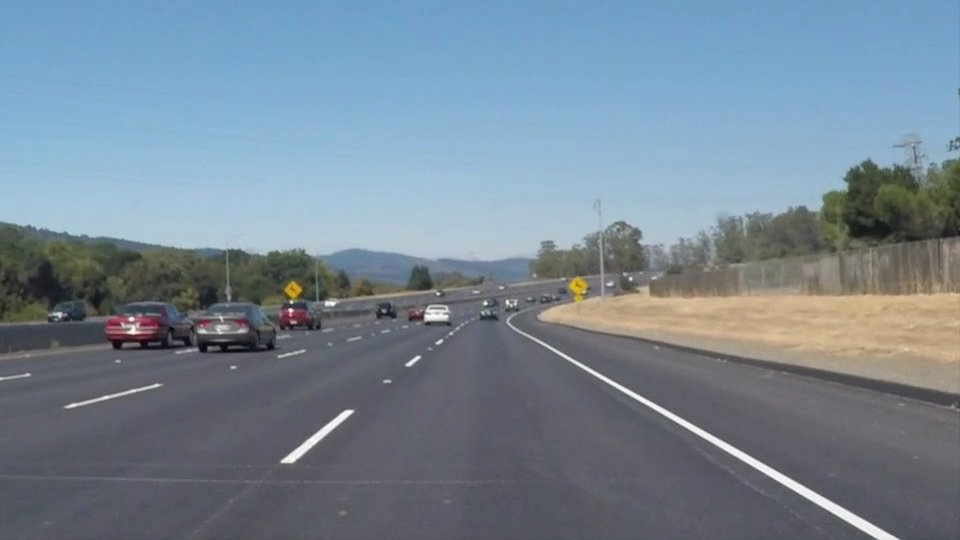
#> input picture test_images/solidWhiteCurve.jpg, 960 x 540 px; its folder holds only this picture in this run
$ python -i main.py   (imports and definitions only)
#> lines starting #> are read from the running program, lines starting #| are printed output that depends on the picture; after the words box and inside, x2 and y2 are one past the last pixel; in counts of white or black regions, pixels touching at a corner belong together
import matplotlib.pyplot as plt
import matplotlib.image as mpimg
import numpy as np
import cv2
import os

# Import everything needed to edit/save/watch video clips
from moviepy.editor import VideoFileClip
#from IPython.display import HTML


'''
Helper Functions
'''


import math

def grayscale(img):
    """Applies the Grayscale transform
    This will return an image with only one color channel
    but NOTE: to see the returned image as grayscale
    (assuming your grayscaled image is called 'gray')
    you should call plt.imshow(gray, cmap='gray')"""
    return cv2.cvtColor(img, cv2.COLOR_RGB2GRAY)
    # Or use BGR2GRAY if you read an image with cv2.imread()
    # return cv2.cvtColor(img, cv2.COLOR_BGR2GRAY)

def canny(img, low_threshold, high_threshold):
    """Applies the Canny transform"""
    return cv2.Canny(img, low_threshold, high_threshold)

def gaussian_blur(img, kernel_size):
    """Applies a Gaussian Noise kernel"""
    return cv2.GaussianBlur(img, (kernel_size, kernel_size), 0)

def region_of_interest(img, vertices):
    """
    Applies an image mask.

    Only keeps the region of the image defined by the polygon
    formed from `vertices`. The rest of the image is set to black.
    `vertices` should be a numpy array of integer points.
    """
    #defining a blank mask to start with
    mask = np.zeros_like(img)

    #defining a 3 channel or 1 channel color to fill the mask with depending on the input image
    if len(img.shape) > 2:
        channel_count = img.shape[2]  # i.e. 3 or 4 depending on your image
        ignore_mask_color = (255,) * channel_count
    else:
        ignore_mask_color = 255

    #filling pixels inside the polygon defined by "vertices" with the fill color
    cv2.fillPoly(mask, vertices, ignore_mask_color)

    #returning the image only where mask pixels are nonzero
    masked_image = cv2.bitwise_and(img, mask)
    return masked_image


def draw_lines(img, lines, color=[255, 0, 0], thickness=2):
    """
    NOTE: this is the function you might want to use as a starting point once you want to
    average/extrapolate the line segments you detect to map out the full
    extent of the lane (going from the result shown in raw-lines-example.mp4
    to that shown in P1_example.mp4).

    Think about things like separating line segments by their
    slope ((y2-y1)/(x2-x1)) to decide which segments are part of the left
    line vs. the right line.  Then, you can average the position of each of
    the lines and extrapolate to the top and bottom of the lane.

    This function draws `lines` with `color` and `thickness`.
    Lines are drawn on the image inplace (mutates the image).
    If you want to make the lines semi-transparent, think about combining
    this function with the weighted_img() function below
    """
    for line in lines:
        for x1,y1,x2,y2 in line:
            cv2.line(img, (x1, y1), (x2, y2), color, thickness)

def hough_lines(img, rho, theta, threshold, min_line_len, max_line_gap):
    """
    `img` should be the output of a Canny transform.

    Returns an image with hough lines drawn.
    """
    lines = cv2.HoughLinesP(img, rho, theta, threshold, np.array([]), minLineLength=min_line_len, maxLineGap=max_line_gap)
    line_img = np.zeros((img.shape[0], img.shape[1], 3), dtype=np.uint8)
    draw_lines(line_img, lines)
    return line_img

# Python 3 has support for cool math symbols.

def weighted_img(img, initial_img, α=0.8, β=1., γ=0.):
    """
    `img` is the output of the hough_lines(), An image with lines drawn on it.
    Should be a blank image (all black) with lines drawn on it.

    `initial_img` should be the image before any processing.

    The result image is computed as follows:

    initial_img * α + img * β + γ
    NOTE: initial_img and img must be the same shape!
    """
    return cv2.addWeighted(initial_img, α, img, β, γ)


def process_image(image):
    # NOTE: The output you return should be a color image (3 channel) for processing video below
    # TODO: put your pipeline here,
    # you should return the final output (image where lines are drawn on lanes)

    #printing out some stats and plotting
    #print('This image is:', type(image), 'with dimensions:', image.shape)

    #plt.imshow(image)  # if you wanted to show a single color channel image called 'gray', for example, call as plt.imshow(gray, cmap='gray')
    #plt.show()


    # grayscale
    grayed_image = grayscale(image)
    #plt.imshow(grayed_image,cmap='gray')
    #plt.show()

    # gaussian blur
    kernel_size = 5
    blur_image = gaussian_blur(grayed_image, kernel_size)
    #plt.imshow(blur_image,cmap='gray')
    #plt.show()

    # canny
    low_threshold = 50
    high_threshold = 150
    canny_image = canny(blur_image, low_threshold, high_threshold)
    #plt.imshow(canny_image,cmap='gray')
    #plt.show()

    # mask / region of interest

    mask = np.zeros_like(canny_image)
    ignore_mask_color = 255

    # define a four sided polygon to mask
    imshape = image.shape
    vertices = np.array([[(120,imshape[0]),(440, 326), (530, 326), (920,imshape[0])]], dtype=np.int32)
    masked_edges = region_of_interest(canny_image, vertices)

    # [16 lines of commented-out code are left out]
    rho = 2 # distance resolution in pixels of the Hough grid
    theta = np.pi/180 # angular resolution in radians of the Hough grid
    threshold = 15     # minimum number of votes (intersections in Hough grid cell)
    min_line_len = 10 #minimum number of pixels making up a line
    max_line_gap = 10    # maximum gap in pixels between connectable line segments

    lines_image = hough_lines(masked_edges, rho, theta, threshold, min_line_len, max_line_gap) # masked_edges
    #plt.imshow(lines_image,cmap='gray')
    #plt.show()

    #color_edges = draw_lines(line_image, lines)
    w_image = weighted_img(lines_image, image)
    #plt.imshow(w_image)
    #plt.show()
    #print(STOP)

    return w_image #result


# [35 lines not run here, left out]


##

>>> import cv2
>>> picture = cv2.cvtColor(cv2.imread('test_images/solidWhiteCurve.jpg'), cv2.COLOR_BGR2RGB)
>>> result = process_image(picture)
#> in grayscale, `return cv2.cvtColor(img, cv2.COLOR_RGB2GRAY)`:
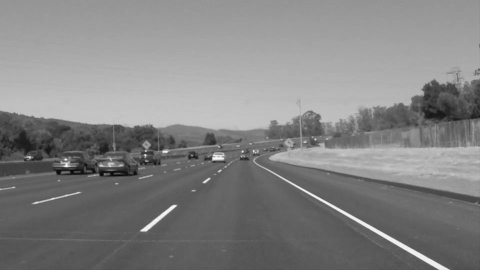
#> returned value: shape (540, 960) (shown at 1/2 size); min 5, max 255, mean 131.2
#> in canny, `return cv2.Canny(img, low_threshold, high_threshold)`:
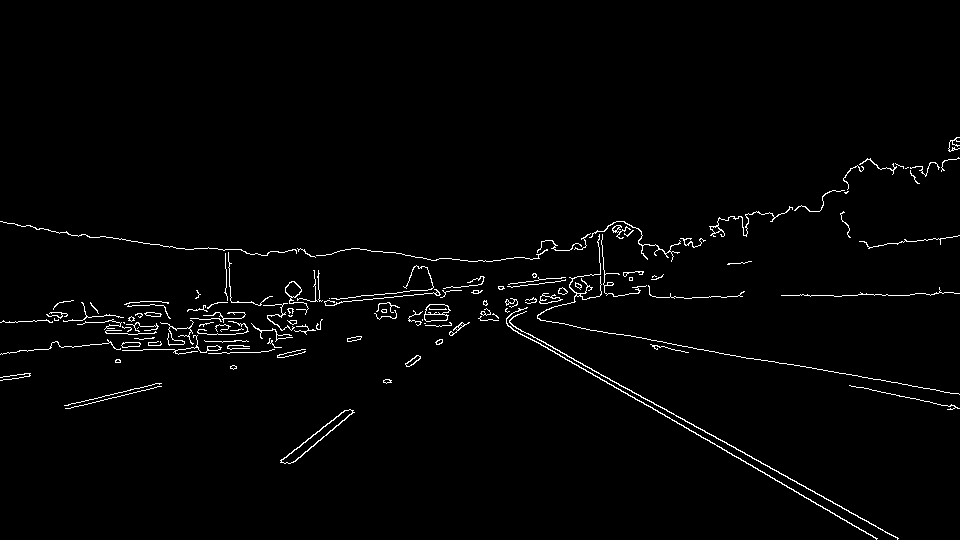
#> returned value: shape (540, 960); 1.7% white in thin lines or dots, all inside (x1, y1, x2, y2) = (0, 137, 960, 540)
#> in region_of_interest, `cv2.fillPoly(mask, vertices, ignore_mask_color)`:
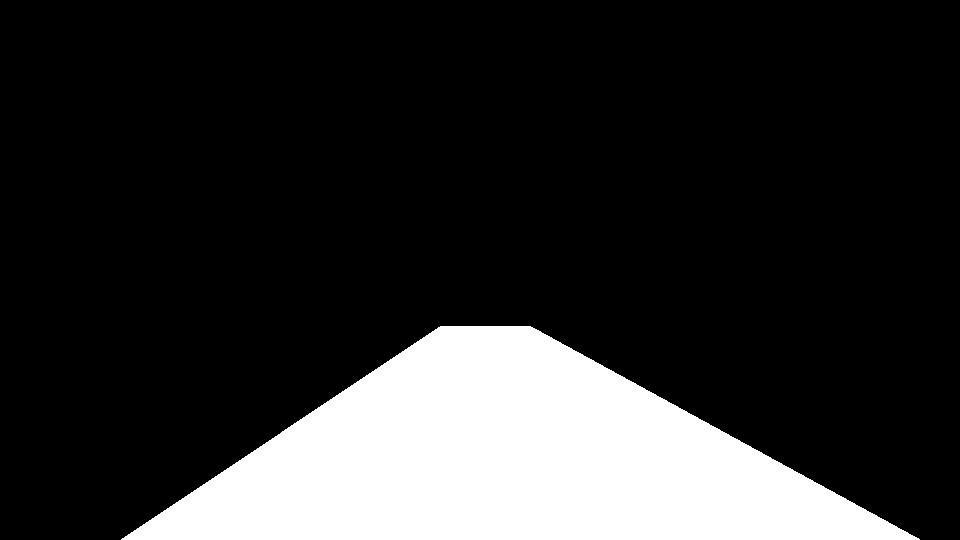
#> mask: shape (540, 960); 18.4% white; 1 white region, box (x1, y1, x2, y2) and area: (121, 326, 920, 540) 95371
#> in region_of_interest, `masked_image = cv2.bitwise_and(img, mask)`:
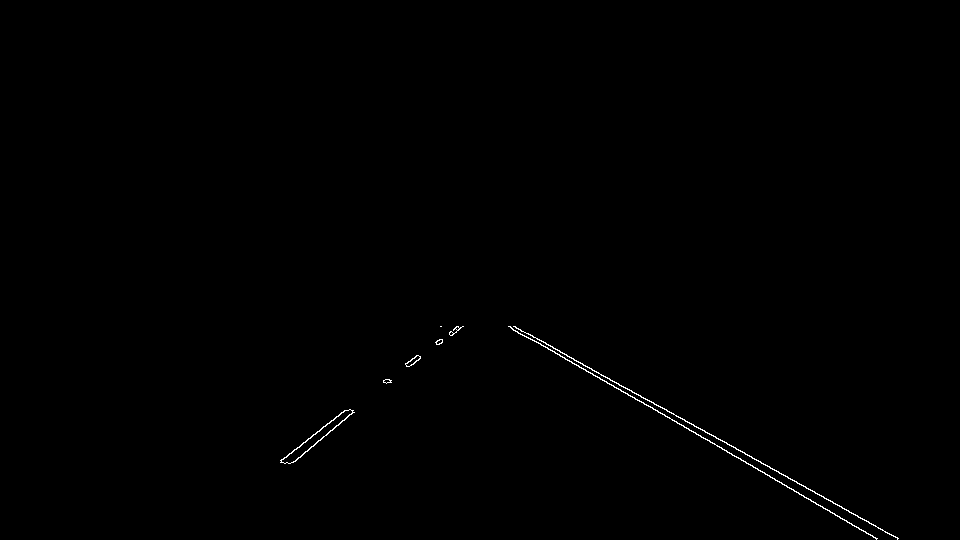
#> masked_image: shape (540, 960); 0.3% white in thin lines or dots, all inside (x1, y1, x2, y2) = (280, 326, 899, 540)
#> in hough_lines, `lines = cv2.HoughLinesP(img, rho, theta, threshold, np.array([]), minL..`: lines = 20 rows, first 6: [528, 337, 877, 538], [514, 326, 897, 538], [438, 344, 463, 326], [436, 344, 458, 327], [293, 462, 353, 412], [280, 460, 346, 410]
#> the loop in draw_lines, `for line in lines:` made 20 passes
#> in weighted_img, `return cv2.addWeighted(initial_img, α, img, β, γ)`:
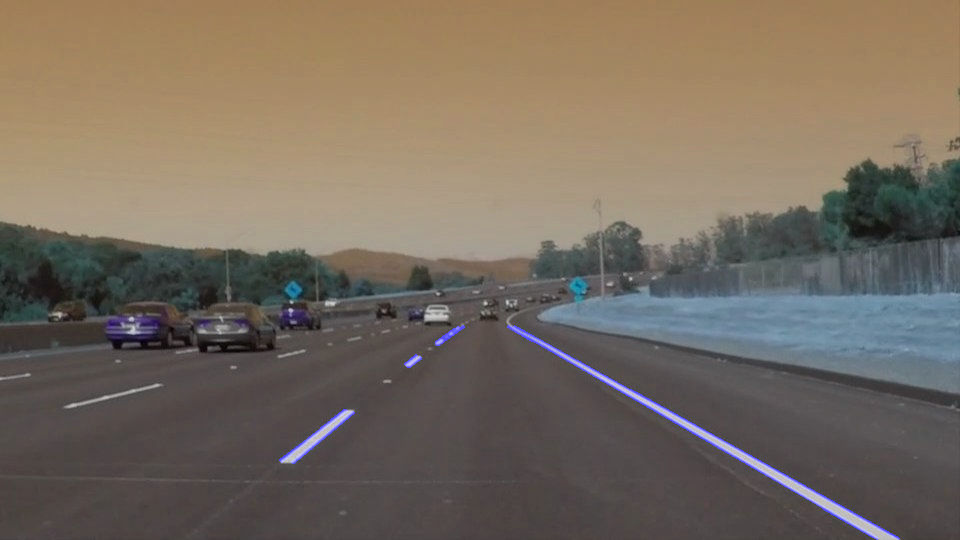
#> returned value: shape (540, 960, 3); mean of channels 0, 1, 2 95.7, 107.6, 118.5; drawn as B, G, R

$ run again, on test_images/solidWhiteRight.jpg
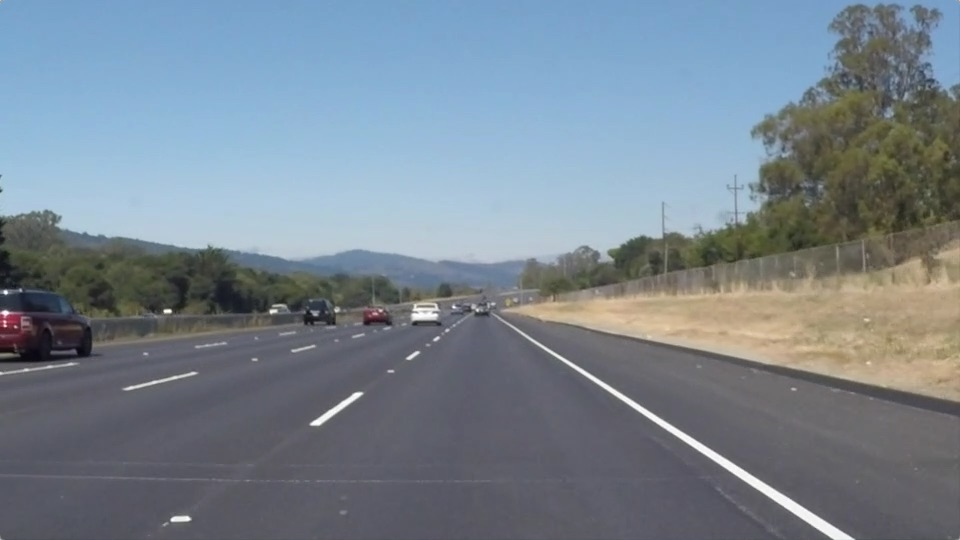
#> input picture test_images/solidWhiteRight.jpg, 960 x 540 px
#> mask: shape (540, 960); 18.4% white; 1 white region, box (x1, y1, x2, y2) and area: (121, 326, 920, 540) 95371
#> in region_of_interest, `masked_image = cv2.bitwise_and(img, mask)`:
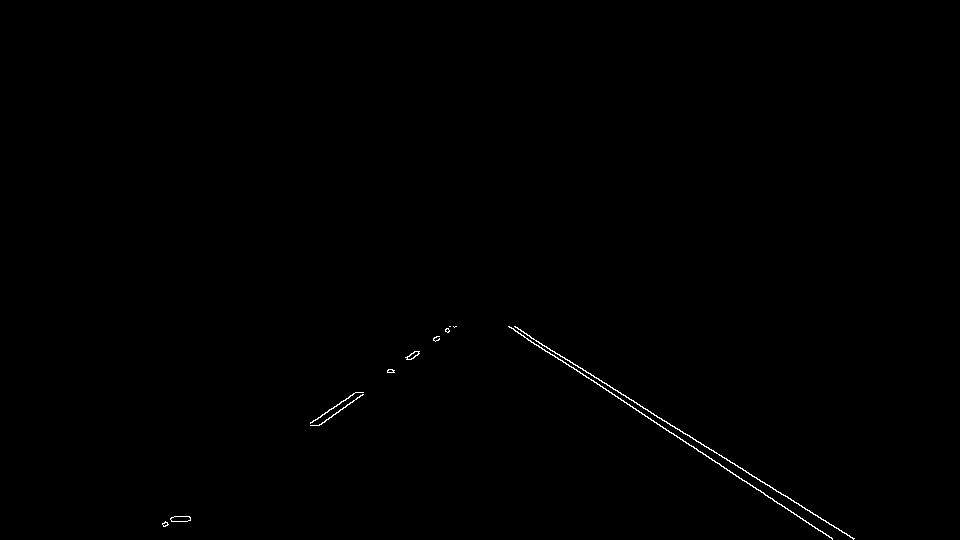
#> masked_image: shape (540, 960); 0.27% white in thin lines or dots, all inside (x1, y1, x2, y2) = (162, 326, 855, 540)
#> lines = 42 rows, first 6: [514, 326, 650, 411], [562, 360, 689, 445], [764, 482, 853, 539], [436, 340, 455, 326], [739, 478, 805, 520], [637, 404, 734, 463]
#> the loop in draw_lines, `for line in lines:` made 42 passes
#> in weighted_img, `return cv2.addWeighted(initial_img, α, img, β, γ)`:
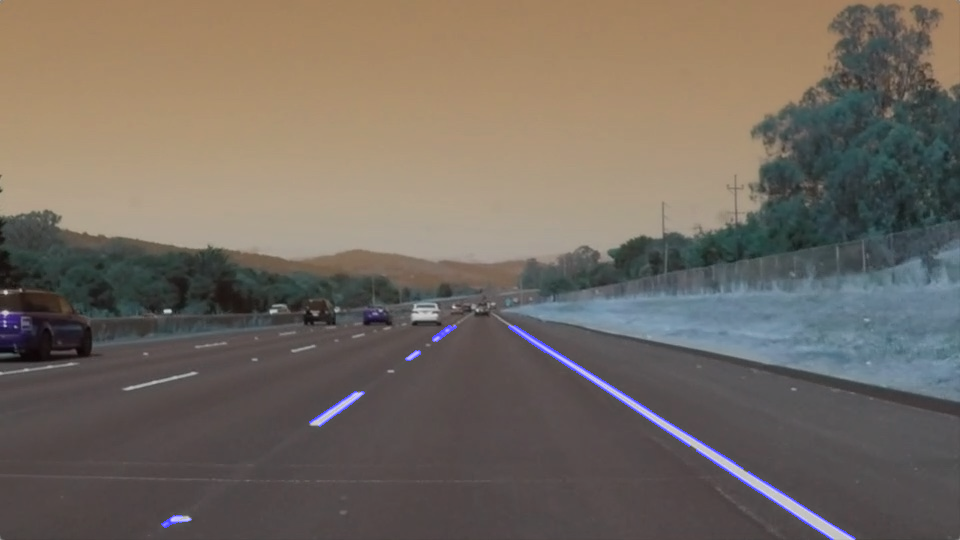
#> returned value: shape (540, 960, 3); mean of channels 0, 1, 2 97.1, 106.1, 114.9; drawn as B, G, R

$ run again, on test_images/solidYellowCurve.jpg
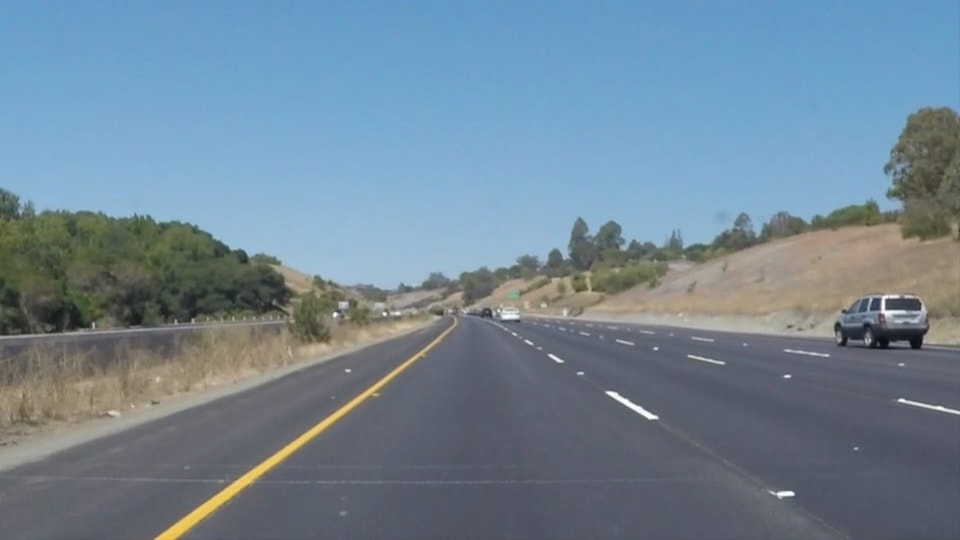
#> input picture test_images/solidYellowCurve.jpg, 960 x 540 px
#> mask: shape (540, 960); 18.4% white; 1 white region, box (x1, y1, x2, y2) and area: (121, 326, 920, 540) 95371
#> in region_of_interest, `masked_image = cv2.bitwise_and(img, mask)`:
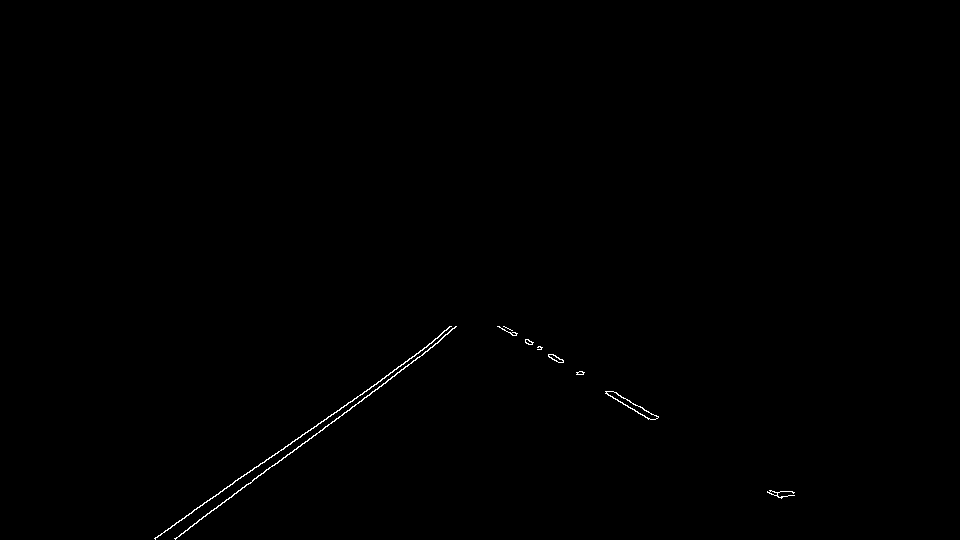
#> masked_image: shape (540, 960); 0.26% white in thin lines or dots, all inside (x1, y1, x2, y2) = (154, 326, 795, 540)
#> lines = 28 rows, first 6: [154, 538, 422, 350], [220, 505, 447, 334], [499, 326, 558, 362], [618, 401, 652, 419], [612, 391, 657, 418], [322, 430, 432, 347]
#> the loop in draw_lines, `for line in lines:` made 28 passes
#> in weighted_img, `return cv2.addWeighted(initial_img, α, img, β, γ)`:
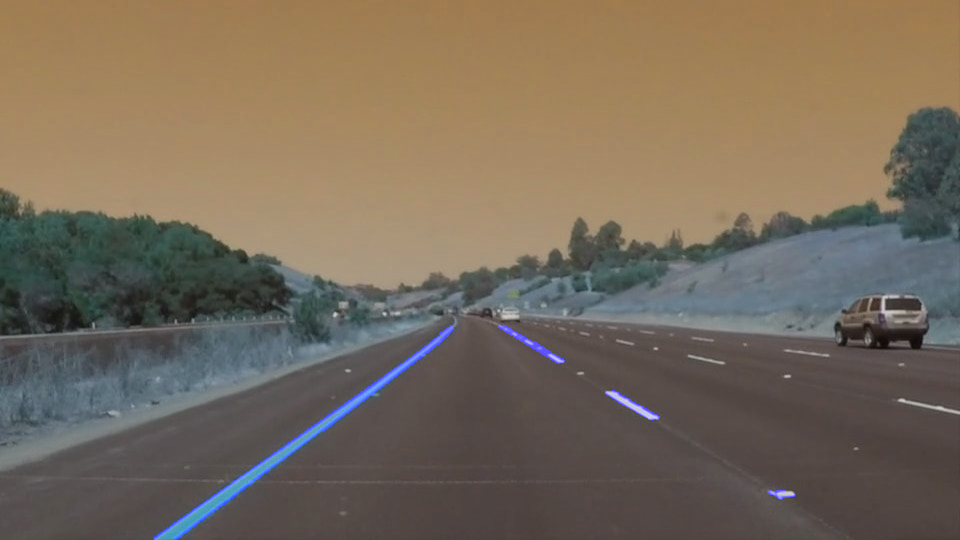
#> returned value: shape (540, 960, 3); mean of channels 0, 1, 2 91.3, 106.7, 119.2; drawn as B, G, R
